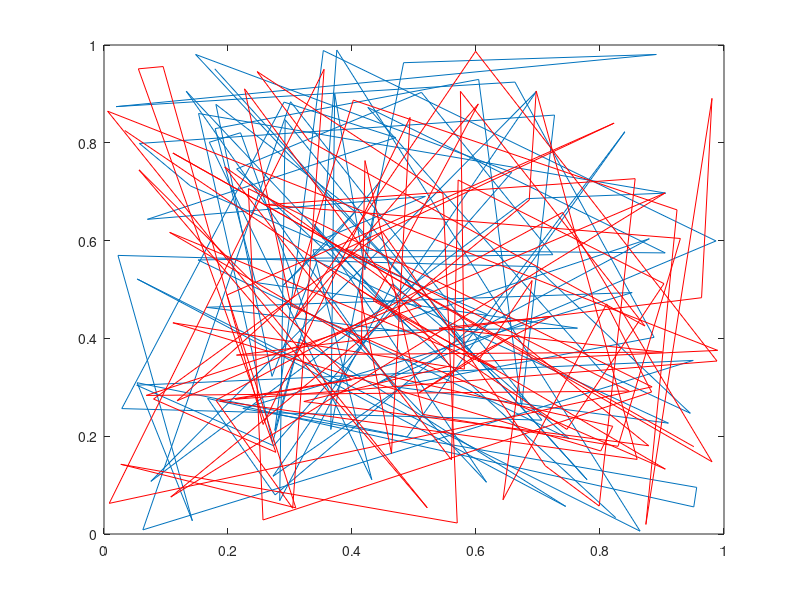

The MATLAB script that drew this image: (Note: this script raises an error after producing the figure.)
function getbug


x = rand(100,2);
figure;
subplot(1,1,1);
hold off;
plot(x(:,1),x(:,2));
hold on;
plot(x(:,2),x(:,1),'r');
refline(1);
legend({'test1' 'test2'});
set(gca,'xlim',[0 1],'ylim',[0 1]);
refline(1);
h = get(gcf,'Children')
for j = 1:length(h)
    p = get(h(j));
    if isfield(p,'LineWidth')
        set(h(j),'LineWidth',2);
    end
end